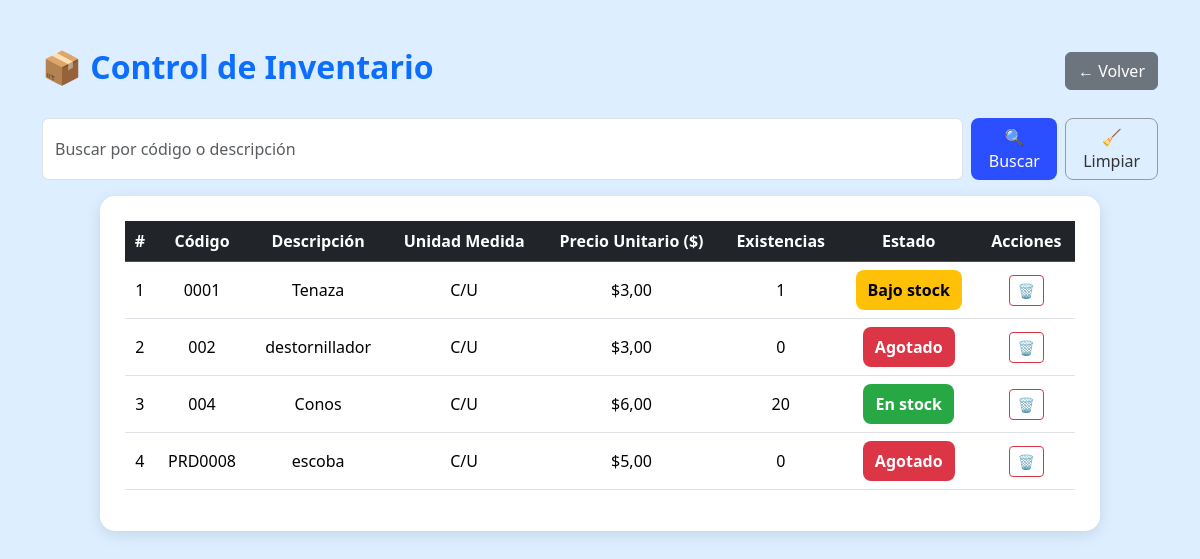
Page /inventario/ (signed in) on the earlier database version.
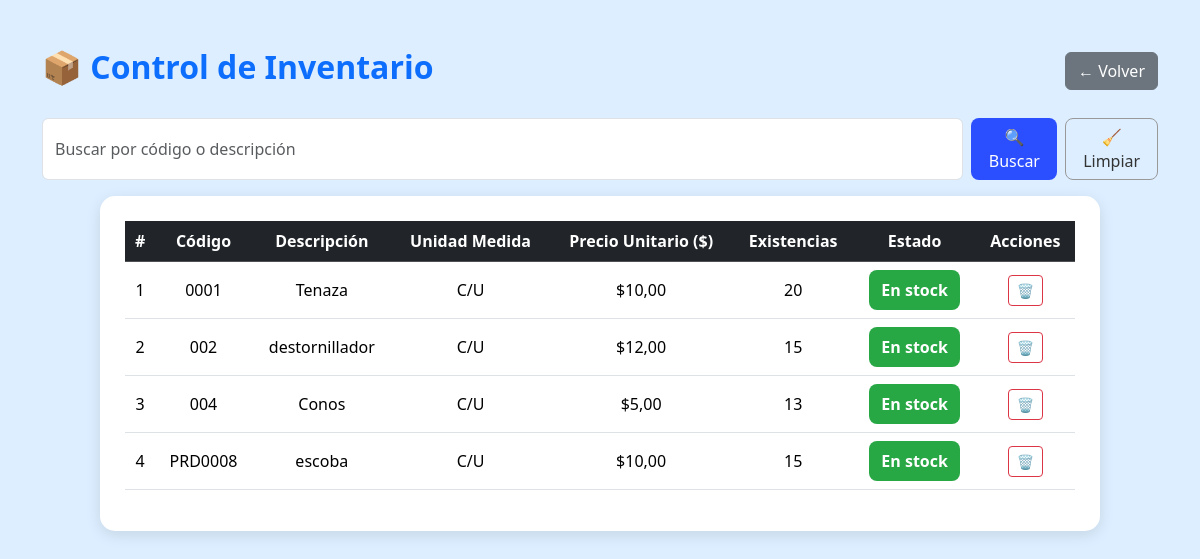
Same page on the later database version.
### Modulos/Facturacion/models.py (models this page shows, shortened)
class Producto(models.Model):
    empresa = models.ForeignKey(Empresa, on_delete=models.CASCADE, null=True, blank=True)
    codigo = models.CharField(max_length=20)
    descripcion = models.CharField(max_length=150)
    unidad_medida = models.CharField(max_length=10, default='C/U')
    precio_unitario = models.DecimalField(max_digits=10, decimal_places=2)
    inventario = models.IntegerField(default=0, editable=False)

### Modulos/Facturacion/views.py (the view)
# urls.py: path('inventario/', views.inventario, name='inventario'),
@login_required
def inventario(request):
    query = request.GET.get('q', '')
    productos = Producto.objects.all().order_by('codigo')
    if query:
        productos = productos.filter(Q(codigo__icontains=query) | Q(descripcion__icontains(query)))
    return render(request, 'Facturacion/inventario.html', {'productos': productos, 'query': query})

### Modulos/Facturacion/templates/Facturacion/inventario.html (shortened to what this page needs)
{% load static %}
<!DOCTYPE html>
<html lang="es">
<head>
    <link href="https://cdn.jsdelivr.net/npm/bootstrap@5.3.3/dist/css/bootstrap.min.css" rel="stylesheet">
    <link rel="stylesheet" href="{% static 'css/inventario.css' %}">
</head>
<body>
<div class="container mt-5">
    <div class="d-flex justify-content-between align-items-center mb-4">
        <h2 class="fw-bold text-primary">
            📦 Control de Inventario
        </h2>
        <a href="{% url 'menu_catalogos' %}" class="btn btn-secondary">← Volver</a>
    </div>
    <form method="get" class="d-flex justify-content-end mb-3">
        <input type="text" name="q" value="{{ query }}" class="form-control me-2" placeholder="Buscar por código o descripción">
        <button class="btn btn-primary me-2" type="submit">🔍 Buscar</button>
        <a href="{% url 'inventario' %}" class="btn btn-outline-secondary">🧹 Limpiar</a>
    </form>
<div class="table-container">
    <table class="table table-hover align-middle text-center">
        <thead class="table-dark">
            <tr>
                <th>#</th>
                <th>Código</th>
                <th>Descripción</th>
                <th>Unidad Medida</th>
                <th>Precio Unitario ($)</th>
                <th>Existencias</th>
                <th>Estado</th>
                <th>Acciones</th>
            </tr>
        </thead>
        <tbody>
            {% for p in productos %}
            <tr>
                <td>{{ forloop.counter }}</td>
                <td>{{ p.codigo }}</td>
                <td>{{ p.descripcion }}</td>
                <td>{{ p.unidad_medida }}</td>
                <td>${{ p.precio_unitario }}</td>
                <td>{{ p.inventario|default:"0" }}</td>
                <td>
                    {% if p.inventario > 10 %}
                        <span class="status-badge status-green">En stock</span>
                    {% elif p.inventario > 0 %}
                        <span class="status-badge status-yellow">Bajo stock</span>
                    {% else %}
                        <span class="status-badge status-red">Agotado</span>
                    {% endif %}
                </td>
                <td>
                    <a href="{% url 'eliminar_producto' p.id %}"
                       class="btn btn-outline-danger btn-sm"
                       onclick="return confirm('¿Seguro que deseas eliminar este producto?')">
                        🗑️
                    </a>
                </td>
            </tr>
            {% empty %}
            <tr><td colspan="8" class="text-muted">No hay productos registrados.</td></tr>
            {% endfor %}
        </tbody>
    </table>
</div>
</body>
</html>

Differences in the rows shown:
changed Producto "Tenaza": precio_unitario "3,00" → "10,00"; inventario "1" → "20"; inventario "Bajo stock" → "En stock"
changed Producto "destornillador": precio_unitario "3,00" → "12,00"; inventario "0" → "15"; inventario "Agotado" → "En stock"
changed Producto "Conos": precio_unitario "6,00" → "5,00"; inventario "20" → "13"
changed Producto "PRD0008": precio_unitario "5,00" → "10,00"; inventario "0" → "15"; inventario "Agotado" → "En stock"
